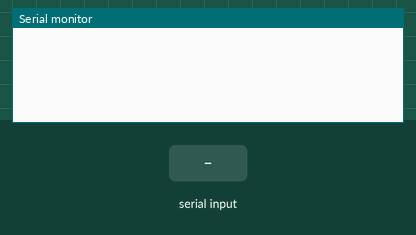
A sketch run on a simulated Arduino Uno, built with avr-gcc and run on an emulated ATmega328P. Parts: the last lines printed to the serial monitor. Inputs (shaded band) come from the test bench.

Above: at 1.2 s.
1.3 s: "90,45\n" received over Serial
At 2.5 s:
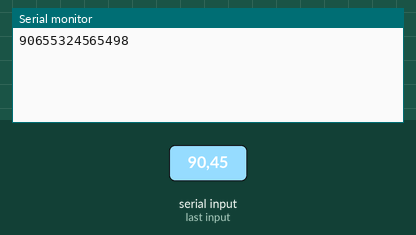
2.8 s: "30,150\n" received over Serial
At 4.3 s:
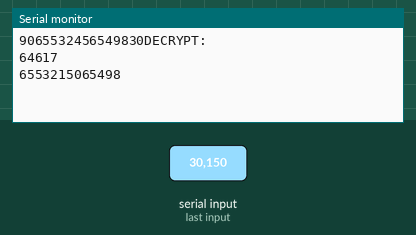

The sketch:

decrypt.ino
```cpp
void decrypt(unsigned int y[])
{

const byte invsBox4[] = {
				0x5,0xe,0xf,0x8,
				0xc,0x1,0x2,0xd,
				0xb,0x4,0x6,0x3,
				0x0,0x7,0x9,0xa
		                };
 unsigned int i=0,l=1;
 unsigned int w=8;
 unsigned int P,C,n;
 unsigned int j,k,decry=0;


unsigned int x[]	={373,211,303,265,234,258,275,244};
unsigned int key[]	={0xa9,0x07,0x63,0x44,0x25,0x36,0x47,0x28};

/*P=w/2;
C=(1+P)-P;

   if (w%2==0)
	{
	while(w!=1)
	{ w/=2;
	  n++;
	}
	}*/
P=4;
C=1;
n=3;

for(i=0;i<n;i++){
for(i=0;i<8;i++)
{
x[i]=x[i]-key[i];
}                }

i=0;
do
		{
			x[i] = invsBox4[x[i]>>4]<<4 | invsBox4[x[i] & 0xF];
			i++;
		}
		while(i<=7);


for(i=0;i<n;i++)
{

  for(j=0;j<P;j++)
      {
	for(k=0;k<C;k++)
	{
	x[(2*P*k)+j]    =x[(2*P*k)+j]^x[(2*P*k)+j+P];
	x[(2*P*k)+j+P]	=x[(2*P*k)+j]^x[(2*P*k)+j+P];
	x[(2*P*k)+j]	=x[(2*P*k)+j]^x[(2*P*k)+j+P];
	}
      }
    P/=2;
    C*=2;
}

printf("decrypt array\n");
for(i=0;i<8;i++)
{
printf ("%d\n",x[i]);
}


for(i=0;i<8;i++)
{
decry=decry + y[i]*l;
l=l*2;
}


Serial.println(decry);

//return decry;
}


int i=0,k;
//int * p;
int output;
unsigned int a[8];

//p=&a[i];
void setup() {

  Serial.begin(9600);

}

void loop()
{

    while (Serial.available()==0);

   {      a[i]= Serial.read()-'0';

        Serial.print(a[i]);
        i++;
     }


   if(i>=8)
    {

    Serial.println("DECRYPT:");
    decrypt(a);
    //Serial.println(output);
        i=0;

        for(k=0;k<8;k++)
        {
          //Serial.write(a[k]);
          delay(100);
          a[k]=0;
        }
    }


}
```

Measured:
- after the input at 1.3 s, the serial monitor: prints a new line at once (image 1)
- after the input at 2.8 s, the serial monitor: prints a new line at once (image 2)
